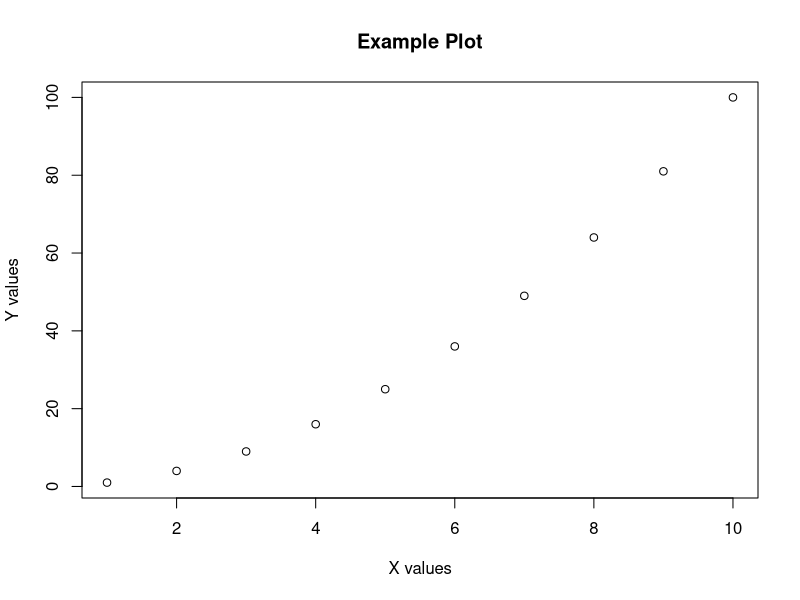

Write R code to recreate this figure.
## ---- chunk 1
#| label: fig-example
#| fig-cap: "Example figure caption"
#| echo: false

# Example R code
x <- 1:10
y <- x^2
plot(x, y, main="Example Plot", xlab="X values", ylab="Y values")
## ---- chunk 2
#| label: tbl-example
#| tbl-cap: "Example table caption"
#| echo: false

# Example table
knitr::kable(data.frame(
  Variable = c("X", "Y", "Z"),
  Mean = c(1.5, 2.3, 3.1),
  SD = c(0.5, 0.7, 0.6)
))
## ---- chunk 3
#| label: session-info
#| echo: false

sessionInfo()
